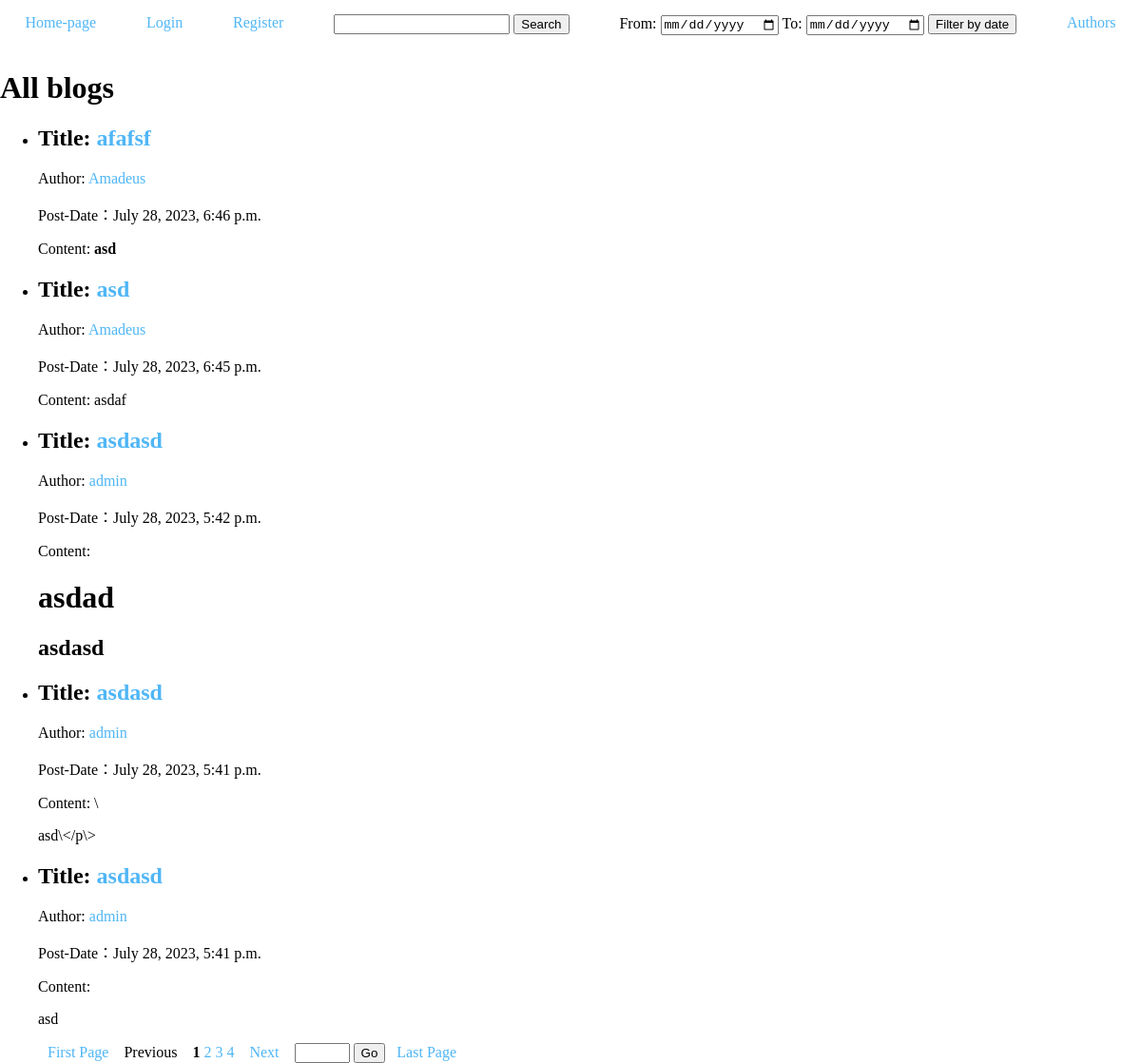
The page /blogs/ on the database as committed earlier.
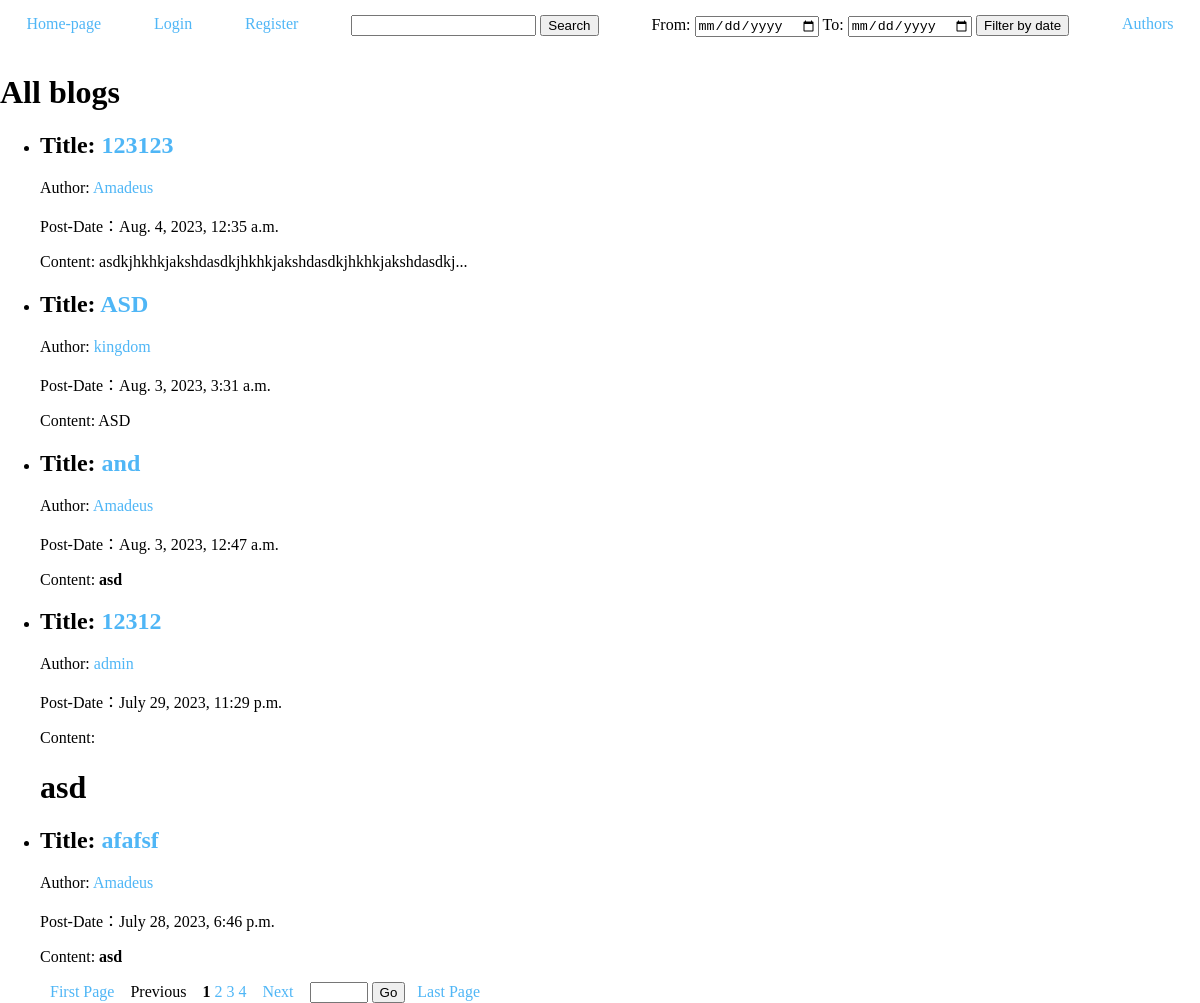
The same page on the database as committed later.
### blogs/models.py (models this page shows, shortened)
class Post(models.Model):
    title = models.CharField(max_length=200)
    content = models.TextField()
    date_created = models.DateTimeField(auto_now_add=True)
    author = models.ForeignKey(Author, on_delete=models.CASCADE)
    class Meta:
        ordering = ['-date_created']

class Author(models.Model):
    user = models.OneToOneField(User, on_delete=models.CASCADE, null=True, related_name='author')

### blogs/views.py (the view)
# urls.py: path('', views.post_list, name='post_list'),
def post_list(request):
    posts = Post.objects.all().order_by('-date_created')
    start_date_str = request.GET.get('start_date')
    end_date_str = request.GET.get('end_date')
    start_date = datetime.strptime(start_date_str, "%Y-%m-%d").date() if start_date_str else None
    end_date = datetime.strptime(end_date_str, "%Y-%m-%d").date() if end_date_str else None
    if start_date and end_date and start_date > end_date:
        start_date, end_date = end_date, start_date
    if start_date and end_date:
        posts = posts.filter(date_created__date__range=[start_date, end_date])
    paginator = Paginator(posts, 5)  # Show 5 posts per page.
    page_number = request.GET.get('page',1)
    posts = paginator.get_page(page_number)
    return render(request, 'blogs/post_list.html', {'posts': posts})

### blogs/templates/blogs/post_list.html (shortened to what this page needs)
{% extends 'blogs/base.html' %}
{% block content %}
<h1>All blogs</h1>
<body>
<ul>
{% for post in posts %}
    <li>
        <h2>Title: <a href="{% url 'post_detail' pk=post.pk %}">{{ post.title }}</a></h2>
        <p>Author: <a href="{% url 'author_posts' username=post.author.user.username %}">{{ post.author.user.username }}</a></p>
        <p>Post-Date：{{ post.date_created }}</p>
        <p>Content: {{ post.content|slice:":50"| safe }}{% if post.content|length > 50 %}...{% endif %}</p>
    </li>
{% empty %}
    <li>No articles.</li>
{% endfor %}
</ul>
{% if posts.paginator.num_pages > 1 %}
    <div style="margin-left: 50px;">
        <a href="?start_date={{ request.GET.start_date }}&end_date={{ request.GET.end_date }}&page=1">First Page</a>
        {% if posts.has_previous %}
            <a href="?start_date={{ request.GET.start_date }}&end_date={{ request.GET.end_date }}&page={{ posts.previous_page_number }}">Previous</a>
        {% else %}
            <span>Previous</span>
        {% endif %}
        {% for num in posts.paginator.page_range %}
            {% if num >= posts.number|add:"-4" and num <= posts.number|add:"3" %}
                {% if posts.number == num %}
                    <span><strong>{{ num }}</strong></span>
                {% else %}
                    <a href="?start_date={{ request.GET.start_date }}&end_date={{ request.GET.end_date }}&page={{ num }}">{{ num }}</a>
                {% endif %}
            {% endif %}
        {% endfor %}
        {% if posts.has_next %}
            <a href="?start_date={{ request.GET.start_date }}&end_date={{ request.GET.end_date }}&page={{ posts.next_page_number }}">Next</a>
        {% else %}
            <span>Next</span>
        {% endif %}
        <form method="GET" style="display: inline;">
            <input type="number" id="go_to_page" name="page" min="1" max="{{ posts.paginator.num_pages }}" required style="width: 50px;">
            <button type="submit">Go</button>
        </form>
        <a href="?start_date={{ request.GET.start_date }}&end_date={{ request.GET.end_date }}&page={{ posts.paginator.num_pages }}">Last Page</a>
    </div>
{% endif %}
{% endblock content %}

Rows that differ between the two databases and show on the page:
no longer on this page (row unchanged): Post: title "asd", author.user.username "Amadeus", date_created "July 28, 2023, 6:45 p.m.", content "asdaf"
no longer on this page (row unchanged): Post: title "asdasd", author.user.username "admin", date_created "July 28, 2023, 5:42 p.m.", content "asdad asdasd"
no longer on this page (row unchanged): Post: title "asdasd", author.user.username "admin", date_created "July 28, 2023, 5:41 p.m.", content "\\ asd\\</p\\>"
no longer on this page (row unchanged): Post: title "asdasd", author.user.username "admin", date_created "July 28, 2023, 5:41 p.m.", content "asd"
added Post: title "123123", author.user.username "Amadeus", date_created "Aug. 4, 2023, 12:35 a.m.", content "asdkjhkhkjakshdasdkjhkhkjakshdasdkjhkhkjakshdasdkj"
added Post: title "ASD", author.user.username "kingdom", date_created "Aug. 3, 2023, 3:31 a.m.", content "ASD"
added Post: title "and", author.user.username "Amadeus", date_created "Aug. 3, 2023, 12:47 a.m.", content "asd"
added Post: title "12312", author.user.username "admin", date_created "July 29, 2023, 11:29 p.m.", content "asd"
